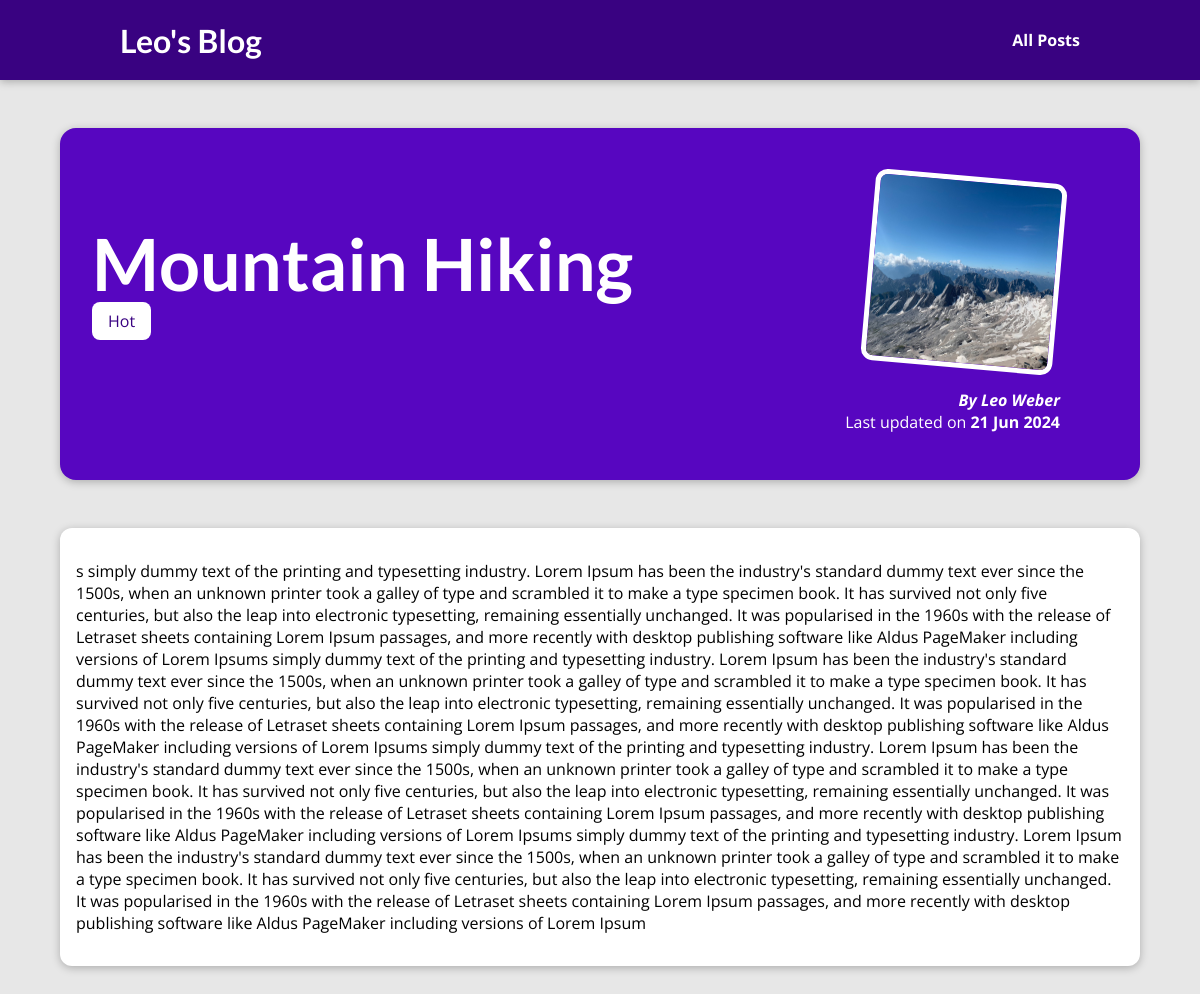
The page /posts/hike-in-the-mountains on the database its author committed.
### blog/models.py (models this page shows, shortened)
class Post(models.Model):
     title = models.CharField(max_length=150)
     excerpt = models.CharField(max_length=200)
     image_name = models.CharField(max_length=100)
     date = models.DateField(auto_now=True)
     slug = models.SlugField(unique=True, db_index=True)
     content = models.TextField(validators=[MinLengthValidator(10)])
     author = models.ForeignKey(Author, on_delete=models.SET_NULL, related_name='posts', null=True)
     tags = models.ManyToManyField(Tag)

class Tag(models.Model):
     caption = models.CharField(max_length=20)

class Author(models.Model):
    first_name = models.CharField(max_length=100)
    last_name = models.CharField(max_length=100)
    email_address = models.EmailField()
    def __str__(self):
         return f'{self.first_name} {self.last_name}'

### blog/views.py (the view)
# urls.py: path("posts/<slug:slug>", views.post_detail, name='post-detail-page')
def post_detail(request, slug):
    post = get_object_or_404(Post, slug=slug)
    return render(request, 'blog/post-detail.html', { "post": post })

### blog/templates/blog/post-detail.html (shortened to what this page needs)
{% extends 'base.html' %}
{% load static %}
{% block css_files %}
    <link rel="stylesheet" href="{% static 'blog/post-detail.css' %}">
{% endblock %}
{% block content %}
    <section id="summary">
        <h2> {{ post.title }} </h2>
        <div>
            {% for tag in post.tags.all %}
                <span class="tag">{{ tag.caption }}</span>
            {% endfor %}
        </div>
        <article>
            <img src="{% static 'blog/images/'|add:post.image_name %}" alt="{{ post.title }}">
            <address> By <a href="mailto:{{ post.author.email_address }}"> {{ post.author }} </a> </address>
            <div>
                Last updated on <time>{{ post.date|date:"d M Y" }}</time>
            </div>
        </article>
    </section>
    <main>
        {{ post.content|linebreaks }}
    </main>
{% endblock %}

### static/app.css (style rules this page uses)
* { box-sizing: border-box; }
html { font-family: 'Open Sans', 'Lato', sans-serif; }
body { margin: 0; }
h1, h2, h3 { font-family: 'Lato', sans-serif; font-weight: bold; }

### blog/static/blog/post-detail.css (style rules this page uses)
body { background-color: #e7e7e7; }
#summary { margin: 8rem auto 3rem auto; padding: 2rem; width: 90%; max-width: 90rem; border-radius: 16px; background-color: #5706c0; position: relative; box-shadow: 0 2px 8px rgba(0, 0, 0, 0.25); height: 22rem; }
#summary h2 { color: white; font-size: 4.5rem; margin-bottom: 0.25rem; }
#summary article { position: absolute; top: 2rem; right: 3rem; padding: 1rem 2rem; border-radius: 12px; text-align: right; color: white; }
#summary article img { width: 12rem; height: 12rem; border-radius: 12px; transform: rotateZ(5deg); border: 5px solid white; margin-bottom: 1rem; }
#summary address { font-weight: bold; }
#summary time { font-weight: bold; }
#summary a { color: white; text-decoration: none; }
main { width: 90%; max-width: 90rem; margin: 3rem auto; background-color: white; padding: 1rem; border-radius: 12px; box-shadow: 0 2px 8px rgba(0, 0, 0, 0.25); }
.tag { background-color: white; color: #390281; padding: 0.5rem 1rem; border-radius: 8px; margin-top: 100px; }

### rows shown on the page
Post: title "Mountain Hiking", image_name (picture), author "Leo Weber", date "21 Jun 2024", content "s simply dummy text of the printing and typesetting industry. Lorem Ipsum has been the industry's standard dummy text ever since the 1500s, when an unknown printer took a galley of type and scrambled it to make a type specimen book. It has survived not only five centuries, but also the leap into electronic typesetting, remaining essentially unchanged. It was popularised in the 1960s with the release of Letraset sheets containing Lorem Ipsum passages, and more recently with desktop publishing software like Aldus PageMaker including versions of Lorem Ipsums simply dummy text of the printing and typesetting industry. Lorem Ipsum has been the industry's standard dummy text ever since the 1500s,…"
Tag: caption "Hot"
